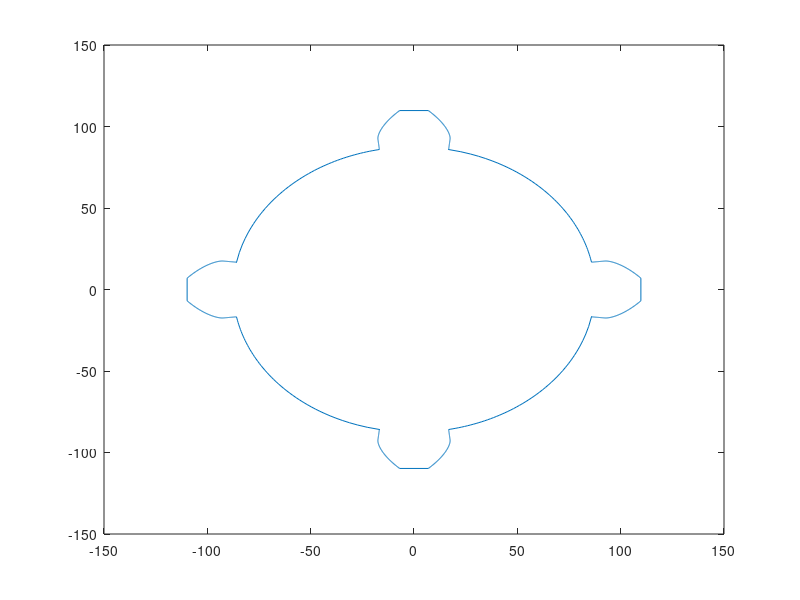

MATLAB code to generate this figure:

m = 10;
P_angle = pi/9;
z=20;

r_p=100;
r_b = r_p*cos(P_angle);

r_y = linspace(r_b,r_p + m,100);  %General circle

angle_y =zeros(1,100);
tooth_thick=zeros(1,100);
theta_1=zeros(1,100);
x=zeros(1,100);
y=zeros(1,100);

%Involute
for i=1:100
    angle_y(i)=acos(r_b/r_y(i));
    tooth_thick(i)=2*r_y(i).*((pi/(2*z))+tan(P_angle)-P_angle-tan(angle_y(i))+angle_y(i));
    theta_1(i)= tooth_thick(i)/r_y(i);
    x(i)=r_y(i)*sin(theta_1(i));
    y(i)=r_y(i)*cos(theta_1(i));
end

% Non Involute
x_0 = 16.76;

x_1=linspace(x_0,x(1),100);
y_1=(y(1)-y(2))/(x(1)-x(2)).*(x_1-x(1))+y(1);

%Rotation Matrix
angle_rotation=pi/2;
M=[cos(angle_rotation) -sin(angle_rotation);sin(angle_rotation) cos(angle_rotation)];

%Dedendum to Base
X=linspace(-x(1),-y_1(1),50);
Y=sqrt(((r_p - 1.25*m)^2)-X.^2);  
x=cat(2,x_1,x,-fliplr(x),-fliplr(x_1),X);
y=cat(2,y_1,y,fliplr(y),fliplr(y_1),Y);

r1=M*[x;y];
r2=M*r1;
r3=M*r2;

x=cat(2,x,r1(1,:),r2(1,:),r3(1,:));
y=cat(2,y,r1(2,:),r2(2,:),r3(2,:));

plot(x,y);

